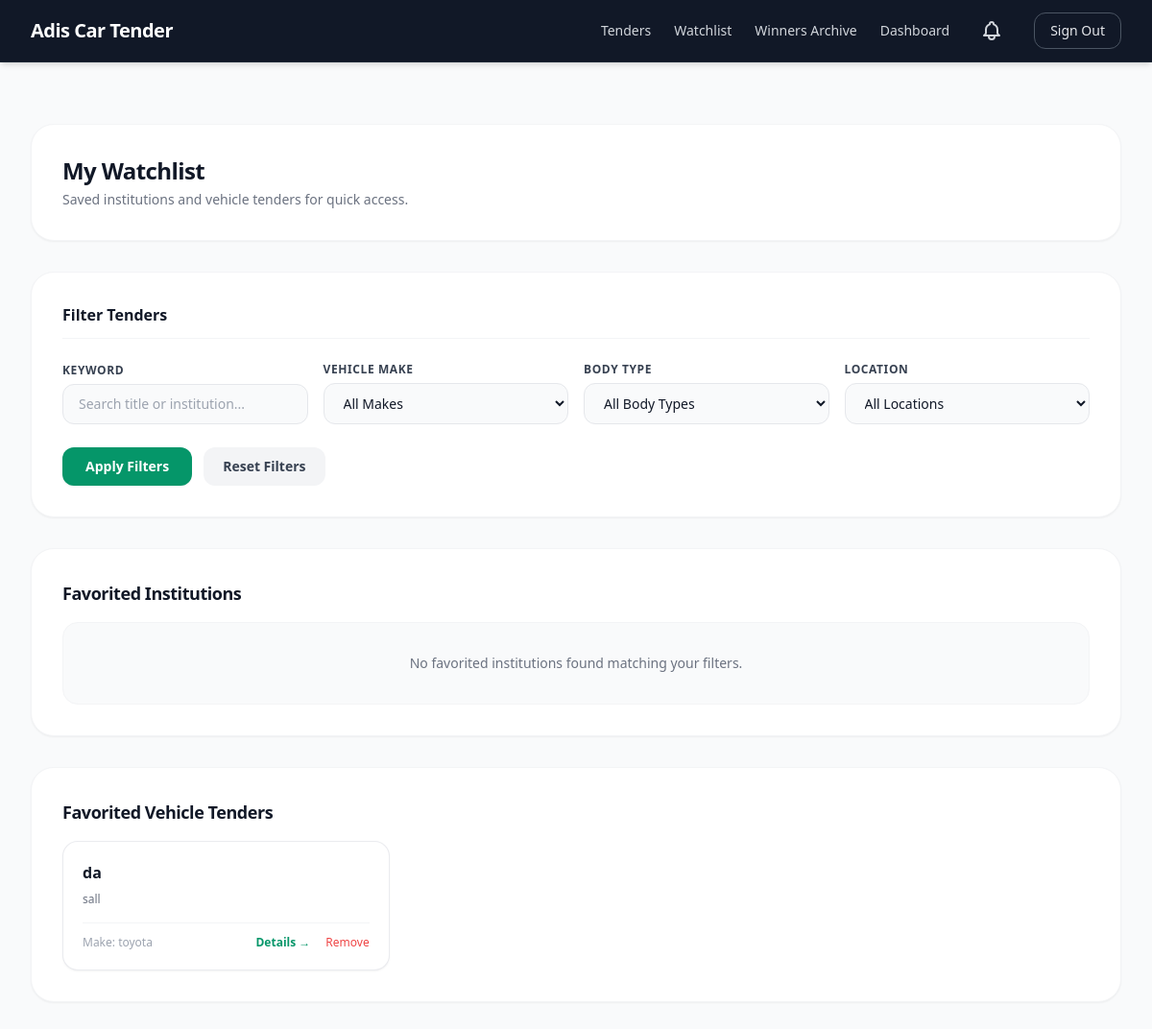
The page /watchlist/ (signed in) on the database as committed earlier.
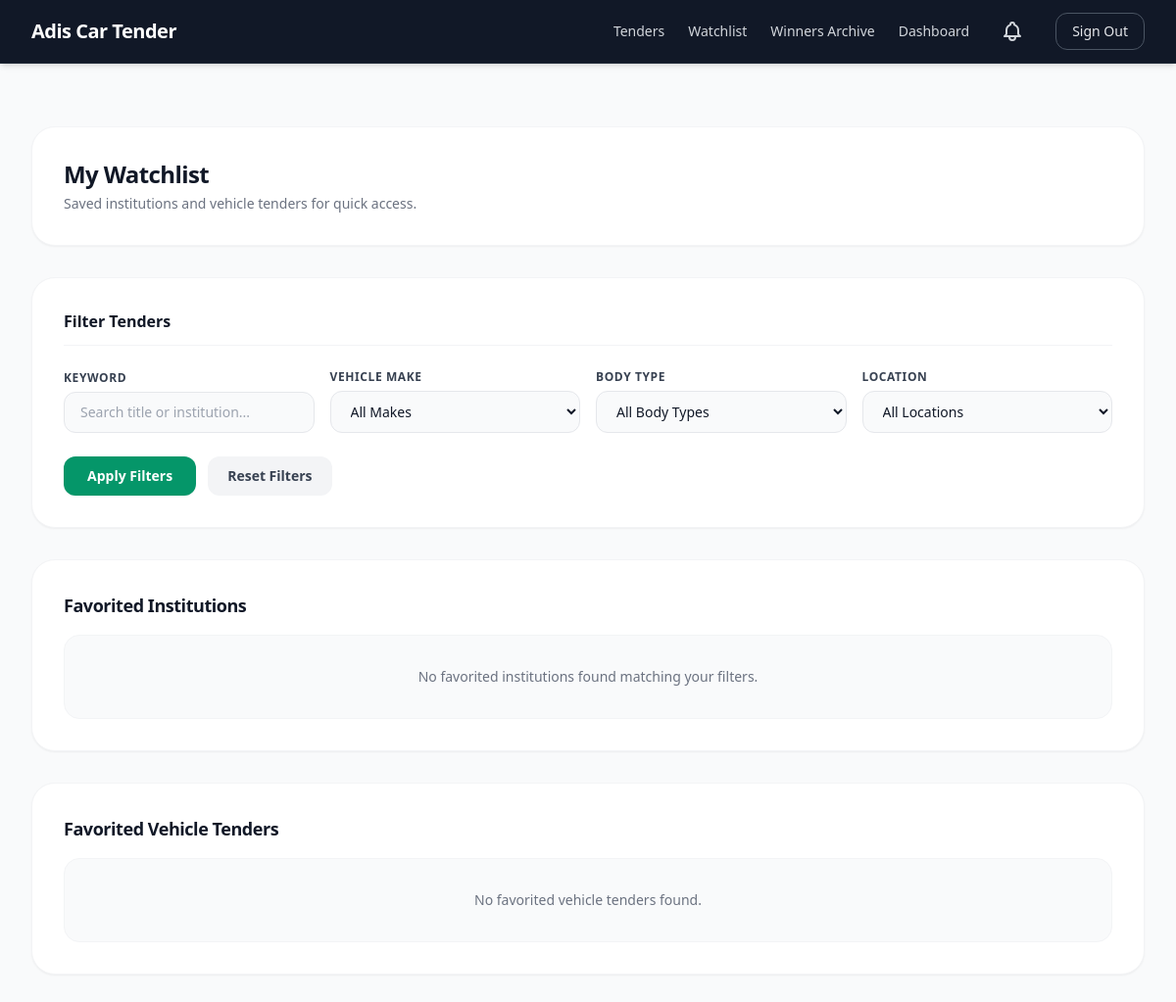
The same page on the database as committed later.
### tenders/models.py (models this page shows, shortened)
class VehicleTender(models.Model):
    institution = models.ForeignKey(Institution, on_delete=models.CASCADE)
    title = models.CharField(max_length=250)
    make = models.CharField(max_length=100, blank=True, null=True)
    body_type = models.CharField(max_length=100, blank=True, null=True)
    location = models.CharField(max_length=100, blank=True, null=True)
    model_year = models.IntegerField(blank=True, null=True)
    starting_price = models.DecimalField(
        max_digits=12, decimal_places=2, default=0.00
    )
    plate_number = models.CharField(
        max_length=50,
        blank=True,
        null=True,
        help_text='Enter plate number (accepts letters and numbers)',
    )
    winning_price = models.DecimalField(
        max_digits=12, decimal_places=2, blank=True, null=True
    )
    winner_name = models.CharField(max_length=200, blank=True, null=True)
    is_announced = models.BooleanField(
        default=False,
        help_text='Check to mark this car tender as ANNOUNCED.',
    )
    is_dismissed = models.BooleanField(
        default=False,
        help_text='Check to mark this car tender as DISMISSED.',
    )
    created_at = models.DateTimeField(auto_now_add=True)

class Institution(models.Model):
    name = models.CharField(max_length=200)
    description = models.TextField(blank=True, null=True)
    logo = models.ImageField(
        upload_to='institution_logos/', blank=True, null=True
    )
    rules_pdf = models.FileField(
        upload_to='institution_rules/',
        blank=True,
        null=True,
        help_text='Upload official rules and regulations PDF file for this institution.',
    )
    deadline = models.DateTimeField(
        blank=True,
        null=True,
        help_text='Deadline date and time when bidding closes.',
    )
    is_announced = models.BooleanField(
        default=False,
        help_text='Check to manually mark this institution tender as ANNOUNCED.',
    )
    is_dismissed = models.BooleanField(
        default=False,
        help_text='Check to manually mark this institution tender as DISMISSED / CANCELLED.',
    )

### tenders/views.py (the view, shortened to what this page needs)
# urls.py: path('watchlist/', views.watchlist_view, name='watchlist'),
@login_required
def watchlist_view(request):
    if not has_approved_subscription(request.user):
        messages.warning(
            request, 'Access restricted! Active subscription approval required.'
        )
        return redirect('user_dashboard')
    now = timezone.now()
    fav_institutions = Institution.objects.filter(
        favorited_by__user=request.user
    )
    fav_vehicles = VehicleTender.objects.filter(
        favorited_by__user=request.user
    ).select_related('institution')
    keyword = request.GET.get('q', '').strip() or request.GET.get('keyword', '').strip()
    make = request.GET.get('make', '').strip()
    body_type = request.GET.get('body_type', '').strip()
    location = request.GET.get('location', '').strip()
    if make:
        fav_institutions = fav_institutions.filter(
            vehicletender__make__iexact=make
        ).distinct()
        fav_vehicles = fav_vehicles.filter(make__iexact=make)
    if body_type:
        fav_institutions = fav_institutions.filter(
            vehicletender__body_type__iexact=body_type
        ).distinct()
        fav_vehicles = fav_vehicles.filter(body_type__iexact=body_type)
    if location:
        fav_institutions = fav_institutions.filter(
            vehicletender__location__iexact=location
        ).distinct()
        fav_vehicles = fav_vehicles.filter(location__iexact=location)
    user_saved_vehicles = VehicleTender.objects.filter(
        favorited_by__user=request.user
    )
    makes, body_types, locations = get_dynamic_filter_options(
        user_saved_vehicles
    )
    return render(
        request,
        'tenders/watchlist.html',
        {
            'fav_institutions': fav_institutions,
            'fav_vehicles': fav_vehicles,
            'makes': makes,
            'body_types': body_types,
            'locations': locations,
            'now': now,
        },
    )

### accounts/context_processors.py (called while the page is built)
def notification_processor(request):
    if request.user.is_authenticated:
        notifications = Notification.objects.filter(user=request.user)
        unread_count = notifications.filter(is_read=False).count()
        return {
            'global_notifications': notifications,
            'global_unread_count': unread_count,
        }
    return {
        'global_notifications': [],
        'global_unread_count': 0,
    }

### tenders/views.py (called while the page is built)
def has_approved_subscription(user):
    if not user.is_authenticated:
        return False
    if user.is_staff or user.is_superuser:
        return True
    return CustomerSubscription.objects.filter(
        Q(user=user) | Q(sender_name__iexact=user.username.strip()),
        status__iexact='APPROVED',
    ).exists()

### templates/tenders/watchlist.html (shortened to what the changed rows need)
{% extends 'base.html' %}
{% block content %}
<div class="max-w-7xl mx-auto px-4 sm:px-6 lg:px-8 py-8 space-y-8">
    <div class="bg-white rounded-3xl shadow-sm border border-gray-100 p-6 sm:p-8">
        <h1 class="text-2xl font-extrabold text-gray-900 tracking-tight">My Watchlist</h1>
    </div>
    <div class="bg-white rounded-3xl shadow-sm border border-gray-100 p-6 sm:p-8 space-y-6">
        <div class="border-b border-gray-100 pb-3">
            <h2 class="text-base font-bold text-gray-900">Filter Tenders</h2>
        </div>
    </div>
    <div class="bg-white rounded-3xl shadow-sm border border-gray-100 p-6 sm:p-8 space-y-4">
        <h2 class="text-lg font-bold text-gray-900 tracking-tight">Favorited Institutions</h2>
    </div>
    <div class="bg-white rounded-3xl shadow-sm border border-gray-100 p-6 sm:p-8 space-y-4">
        <h2 class="text-lg font-bold text-gray-900 tracking-tight">Favorited Vehicle Tenders</h2>
        {% if fav_vehicles %}
            <div class="grid grid-cols-1 md:grid-cols-2 lg:grid-cols-3 gap-6">
                {% for tender in fav_vehicles %}
                    <div class="bg-white rounded-2xl border border-gray-200/80 p-5 flex flex-col justify-between shadow-sm">
                        <div class="space-y-2">
                            <h3 class="font-bold text-gray-900 text-base">{{ tender.title }}</h3>
                            <p class="text-xs text-gray-500">{{ tender.institution.name }}</p>
                        </div>
                        <div class="mt-4 pt-3 border-t border-gray-100 flex justify-between items-center text-xs">
                            <span class="text-gray-400">Make: {{ tender.make|default:"N/A" }}</span>
                            <div class="flex items-center gap-2">
                                <a href="{% url 'institution_tenders' tender.institution.id %}" class="font-semibold text-emerald-600 hover:underline">Details &rarr;</a>
                                <form action="{% url 'toggle_favorite' 'vehicle' tender.id %}" method="POST" class="inline">
                                    <button type="submit" class="text-red-500 hover:underline ml-2">Remove</button>
                                </form>
                            </div>
                        </div>
                    </div>
                {% endfor %}
            </div>
        {% else %}
            <div class="p-8 text-center bg-gray-50 rounded-2xl border border-gray-100 text-sm text-gray-500">
                No favorited vehicle tenders found.
            </div>
        {% endif %}
    </div>
</div>
{% endblock %}

Rows that differ between the two databases and show on the page:
removed VehicleTender: title "da", institution.name "sall", make "toyota"
Other text that changed with them:
text now shown: "No favorited vehicle tenders found."
